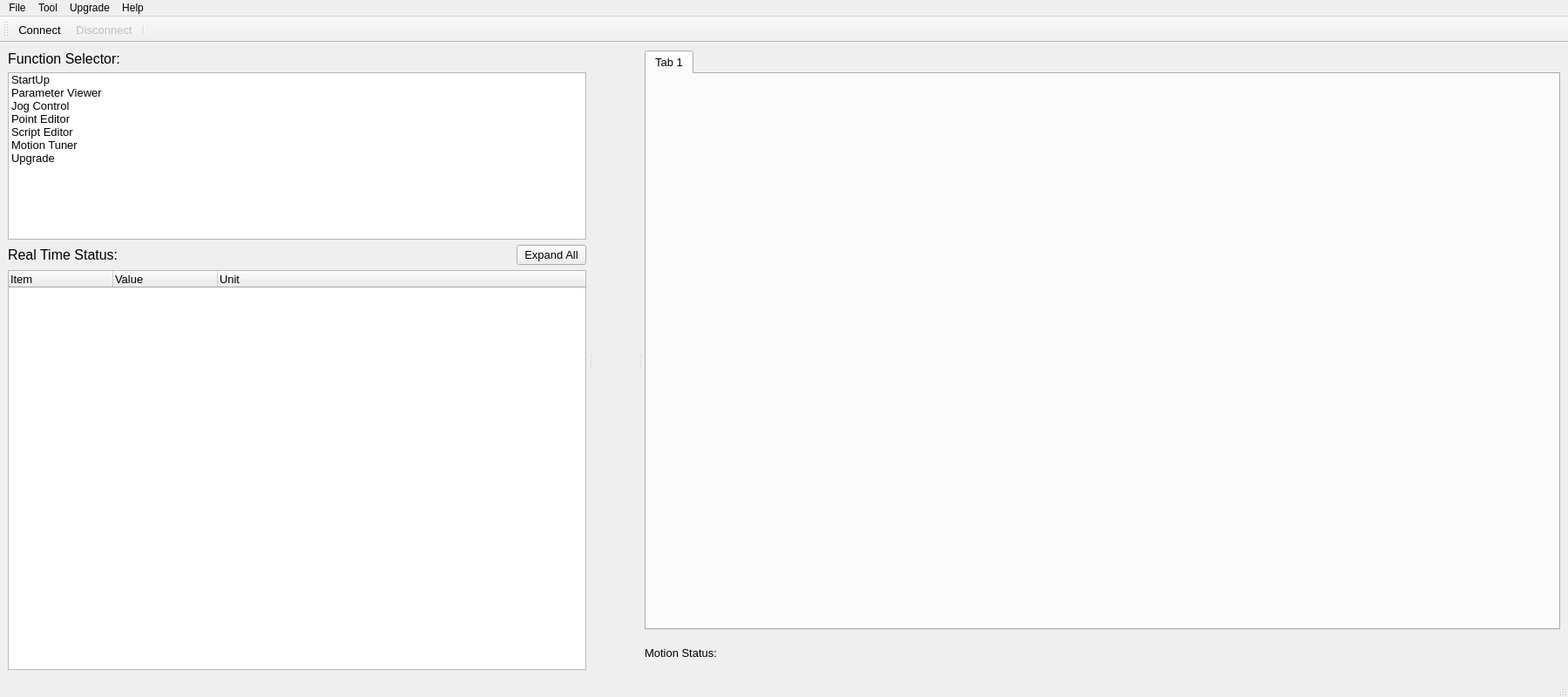
<?xml version="1.0" encoding="UTF-8"?>
<ui version="4.0">
 <class>MainWindow</class>
 <widget class="QMainWindow" name="MainWindow">
  <property name="windowModality">
   <enum>Qt::NonModal</enum>
  </property>
  <property name="enabled">
   <bool>true</bool>
  </property>
  <property name="geometry">
   <rect>
    <x>0</x>
    <y>0</y>
    <width>1800</width>
    <height>800</height>
   </rect>
  </property>
  <property name="sizePolicy">
   <sizepolicy hsizetype="Preferred" vsizetype="Preferred">
    <horstretch>0</horstretch>
    <verstretch>0</verstretch>
   </sizepolicy>
  </property>
  <property name="minimumSize">
   <size>
    <width>1800</width>
    <height>800</height>
   </size>
  </property>
  <property name="windowTitle">
   <string>AxRobotUtility</string>
  </property>
  <property name="statusTip">
   <string/>
  </property>
  <property name="layoutDirection">
   <enum>Qt::LeftToRight</enum>
  </property>
  <property name="autoFillBackground">
   <bool>false</bool>
  </property>
  <property name="toolButtonStyle">
   <enum>Qt::ToolButtonIconOnly</enum>
  </property>
  <property name="animated">
   <bool>true</bool>
  </property>
  <property name="tabShape">
   <enum>QTabWidget::Rounded</enum>
  </property>
  <widget class="QWidget" name="centralwidget">
   <layout class="QGridLayout" name="gridLayout">
    <item row="0" column="0">
     <widget class="QSplitter" name="splitter">
      <property name="sizePolicy">
       <sizepolicy hsizetype="Preferred" vsizetype="Preferred">
        <horstretch>0</horstretch>
        <verstretch>0</verstretch>
       </sizepolicy>
      </property>
      <property name="orientation">
       <enum>Qt::Horizontal</enum>
      </property>
      <property name="opaqueResize">
       <bool>true</bool>
      </property>
      <property name="handleWidth">
       <number>10</number>
      </property>
      <property name="childrenCollapsible">
       <bool>true</bool>
      </property>
      <widget class="QWidget" name="layoutWidget">
       <layout class="QVBoxLayout" name="verticalLayout" stretch="0,0,0,0">
        <item>
         <widget class="QLabel" name="label">
          <property name="sizePolicy">
           <sizepolicy hsizetype="Preferred" vsizetype="Fixed">
            <horstretch>0</horstretch>
            <verstretch>0</verstretch>
           </sizepolicy>
          </property>
          <property name="font">
           <font>
            <family>Arial</family>
            <pointsize>12</pointsize>
           </font>
          </property>
          <property name="text">
           <string>Function Selector: </string>
          </property>
         </widget>
        </item>
        <item>
         <widget class="QListWidget" name="lstwFunctionSelector">
          <property name="sizePolicy">
           <sizepolicy hsizetype="Preferred" vsizetype="Fixed">
            <horstretch>0</horstretch>
            <verstretch>0</verstretch>
           </sizepolicy>
          </property>
          <property name="minimumSize">
           <size>
            <width>0</width>
            <height>0</height>
           </size>
          </property>
          <property name="font">
           <font>
            <family>Arial</family>
            <pointsize>10</pointsize>
           </font>
          </property>
          <property name="verticalScrollBarPolicy">
           <enum>Qt::ScrollBarAsNeeded</enum>
          </property>
          <property name="horizontalScrollBarPolicy">
           <enum>Qt::ScrollBarAsNeeded</enum>
          </property>
          <property name="sizeAdjustPolicy">
           <enum>QAbstractScrollArea::AdjustIgnored</enum>
          </property>
          <item>
           <property name="text">
            <string>StartUp</string>
           </property>
          </item>
          <item>
           <property name="text">
            <string>Parameter Viewer</string>
           </property>
          </item>
          <item>
           <property name="text">
            <string>Jog Control</string>
           </property>
          </item>
          <item>
           <property name="text">
            <string>Point Editor</string>
           </property>
          </item>
          <item>
           <property name="text">
            <string>Script Editor</string>
           </property>
          </item>
          <item>
           <property name="text">
            <string>Motion Tuner</string>
           </property>
          </item>
          <item>
           <property name="text">
            <string>Upgrade</string>
           </property>
          </item>
         </widget>
        </item>
        <item>
         <layout class="QHBoxLayout" name="horizontalLayout_4">
          <property name="spacing">
           <number>8</number>
          </property>
          <property name="sizeConstraint">
           <enum>QLayout::SetDefaultConstraint</enum>
          </property>
          <item>
           <widget class="QLabel" name="label_2">
            <property name="sizePolicy">
             <sizepolicy hsizetype="Preferred" vsizetype="Fixed">
              <horstretch>0</horstretch>
              <verstretch>0</verstretch>
             </sizepolicy>
            </property>
            <property name="font">
             <font>
              <family>Arial</family>
              <pointsize>12</pointsize>
             </font>
            </property>
            <property name="text">
             <string>Real Time Status:</string>
            </property>
           </widget>
          </item>
          <item>
           <spacer name="horizontalSpacer">
            <property name="orientation">
             <enum>Qt::Horizontal</enum>
            </property>
            <property name="sizeHint" stdset="0">
             <size>
              <width>40</width>
              <height>20</height>
             </size>
            </property>
           </spacer>
          </item>
          <item>
           <widget class="QPushButton" name="btnRealTimeStatusExpandAll">
            <property name="font">
             <font>
              <family>Arial</family>
              <pointsize>10</pointsize>
             </font>
            </property>
            <property name="text">
             <string>Expand All</string>
            </property>
           </widget>
          </item>
         </layout>
        </item>
        <item>
         <widget class="QTreeWidget" name="trwRealTimeStatus">
          <property name="sizePolicy">
           <sizepolicy hsizetype="Preferred" vsizetype="Expanding">
            <horstretch>0</horstretch>
            <verstretch>0</verstretch>
           </sizepolicy>
          </property>
          <property name="minimumSize">
           <size>
            <width>0</width>
            <height>0</height>
           </size>
          </property>
          <property name="maximumSize">
           <size>
            <width>16777215</width>
            <height>16777215</height>
           </size>
          </property>
          <property name="font">
           <font>
            <family>Arial</family>
            <pointsize>10</pointsize>
           </font>
          </property>
          <property name="toolTip">
           <string/>
          </property>
          <property name="horizontalScrollBarPolicy">
           <enum>Qt::ScrollBarAsNeeded</enum>
          </property>
          <property name="sizeAdjustPolicy">
           <enum>QAbstractScrollArea::AdjustIgnored</enum>
          </property>
          <property name="indentation">
           <number>10</number>
          </property>
          <property name="rootIsDecorated">
           <bool>true</bool>
          </property>
          <property name="uniformRowHeights">
           <bool>false</bool>
          </property>
          <property name="itemsExpandable">
           <bool>true</bool>
          </property>
          <property name="sortingEnabled">
           <bool>false</bool>
          </property>
          <property name="allColumnsShowFocus">
           <bool>false</bool>
          </property>
          <property name="headerHidden">
           <bool>false</bool>
          </property>
          <property name="expandsOnDoubleClick">
           <bool>false</bool>
          </property>
          <attribute name="headerVisible">
           <bool>true</bool>
          </attribute>
          <attribute name="headerCascadingSectionResizes">
           <bool>false</bool>
          </attribute>
          <attribute name="headerDefaultSectionSize">
           <number>120</number>
          </attribute>
          <attribute name="headerMinimumSectionSize">
           <number>50</number>
          </attribute>
          <attribute name="headerShowSortIndicator" stdset="0">
           <bool>false</bool>
          </attribute>
          <attribute name="headerStretchLastSection">
           <bool>true</bool>
          </attribute>
          <column>
           <property name="text">
            <string>Item</string>
           </property>
           <property name="textAlignment">
            <set>AlignLeading|AlignVCenter</set>
           </property>
          </column>
          <column>
           <property name="text">
            <string>Value</string>
           </property>
          </column>
          <column>
           <property name="text">
            <string>Unit</string>
           </property>
          </column>
         </widget>
        </item>
       </layout>
      </widget>
      <widget class="QStackedWidget" name="stkwFunctionArea">
       <property name="sizePolicy">
        <sizepolicy hsizetype="Expanding" vsizetype="Preferred">
         <horstretch>0</horstretch>
         <verstretch>0</verstretch>
        </sizepolicy>
       </property>
       <property name="minimumSize">
        <size>
         <width>0</width>
         <height>0</height>
        </size>
       </property>
       <property name="baseSize">
        <size>
         <width>0</width>
         <height>0</height>
        </size>
       </property>
       <property name="currentIndex">
        <number>0</number>
       </property>
       <widget class="QWidget" name="page_3">
        <layout class="QGridLayout" name="gridLayout_8"/>
       </widget>
      </widget>
      <widget class="QWidget" name="layoutWidget">
       <layout class="QVBoxLayout" name="verticalLayout_2" stretch="0,0">
        <item>
         <widget class="QTabWidget" name="tabWidget">
          <property name="sizePolicy">
           <sizepolicy hsizetype="Preferred" vsizetype="Expanding">
            <horstretch>0</horstretch>
            <verstretch>0</verstretch>
           </sizepolicy>
          </property>
          <property name="minimumSize">
           <size>
            <width>0</width>
            <height>0</height>
           </size>
          </property>
          <property name="font">
           <font>
            <family>Arial</family>
            <pointsize>10</pointsize>
           </font>
          </property>
          <property name="currentIndex">
           <number>0</number>
          </property>
          <widget class="QWidget" name="tab">
           <attribute name="title">
            <string>Tab 1</string>
           </attribute>
          </widget>
         </widget>
        </item>
        <item>
         <layout class="QHBoxLayout" name="horizontalLayout">
          <item>
           <widget class="QLabel" name="label_3">
            <property name="font">
             <font>
              <family>Arial</family>
              <pointsize>10</pointsize>
             </font>
            </property>
            <property name="text">
             <string>Motion Status:</string>
            </property>
           </widget>
          </item>
          <item>
           <spacer name="horizontalSpacer_6">
            <property name="orientation">
             <enum>Qt::Horizontal</enum>
            </property>
            <property name="sizeType">
             <enum>QSizePolicy::Fixed</enum>
            </property>
            <property name="sizeHint" stdset="0">
             <size>
              <width>10</width>
              <height>20</height>
             </size>
            </property>
           </spacer>
          </item>
          <item>
           <widget class="QLabel" name="lblMotionStatus">
            <property name="sizePolicy">
             <sizepolicy hsizetype="Preferred" vsizetype="Preferred">
              <horstretch>0</horstretch>
              <verstretch>0</verstretch>
             </sizepolicy>
            </property>
            <property name="minimumSize">
             <size>
              <width>0</width>
              <height>0</height>
             </size>
            </property>
            <property name="font">
             <font>
              <family>Arial</family>
              <pointsize>10</pointsize>
             </font>
            </property>
            <property name="text">
             <string/>
            </property>
           </widget>
          </item>
          <item>
           <spacer name="horizontalSpacer_5">
            <property name="orientation">
             <enum>Qt::Horizontal</enum>
            </property>
            <property name="sizeType">
             <enum>QSizePolicy::Expanding</enum>
            </property>
            <property name="sizeHint" stdset="0">
             <size>
              <width>100</width>
              <height>20</height>
             </size>
            </property>
           </spacer>
          </item>
          <item>
           <widget class="QLabel" name="ledGreen">
            <property name="minimumSize">
             <size>
              <width>40</width>
              <height>40</height>
             </size>
            </property>
            <property name="text">
             <string/>
            </property>
           </widget>
          </item>
          <item>
           <spacer name="horizontalSpacer_2">
            <property name="orientation">
             <enum>Qt::Horizontal</enum>
            </property>
            <property name="sizeType">
             <enum>QSizePolicy::Fixed</enum>
            </property>
            <property name="sizeHint" stdset="0">
             <size>
              <width>20</width>
              <height>20</height>
             </size>
            </property>
           </spacer>
          </item>
          <item>
           <widget class="QLabel" name="ledYellow">
            <property name="minimumSize">
             <size>
              <width>40</width>
              <height>40</height>
             </size>
            </property>
            <property name="text">
             <string/>
            </property>
           </widget>
          </item>
          <item>
           <spacer name="horizontalSpacer_3">
            <property name="orientation">
             <enum>Qt::Horizontal</enum>
            </property>
            <property name="sizeType">
             <enum>QSizePolicy::Fixed</enum>
            </property>
            <property name="sizeHint" stdset="0">
             <size>
              <width>20</width>
              <height>20</height>
             </size>
            </property>
           </spacer>
          </item>
          <item>
           <widget class="QLabel" name="ledRed">
            <property name="minimumSize">
             <size>
              <width>40</width>
              <height>40</height>
             </size>
            </property>
            <property name="text">
             <string/>
            </property>
           </widget>
          </item>
          <item>
           <spacer name="horizontalSpacer_4">
            <property name="orientation">
             <enum>Qt::Horizontal</enum>
            </property>
            <property name="sizeType">
             <enum>QSizePolicy::Fixed</enum>
            </property>
            <property name="sizeHint" stdset="0">
             <size>
              <width>20</width>
              <height>20</height>
             </size>
            </property>
           </spacer>
          </item>
         </layout>
        </item>
       </layout>
      </widget>
     </widget>
    </item>
   </layout>
  </widget>
  <widget class="QMenuBar" name="menubar">
   <property name="geometry">
    <rect>
     <x>0</x>
     <y>0</y>
     <width>1800</width>
     <height>25</height>
    </rect>
   </property>
   <widget class="QMenu" name="menuFile">
    <property name="layoutDirection">
     <enum>Qt::LeftToRight</enum>
    </property>
    <property name="title">
     <string>File</string>
    </property>
    <widget class="QMenu" name="menuImport">
     <property name="title">
      <string>Import</string>
     </property>
     <addaction name="mnuImportScriptFile"/>
     <addaction name="mnuImportPointFile"/>
    </widget>
    <widget class="QMenu" name="menuExport">
     <property name="title">
      <string>Export</string>
     </property>
     <addaction name="mnuExportScriptFile"/>
     <addaction name="mnuExportPointFile"/>
     <addaction name="mnuExportMotionReportFile"/>
     <addaction name="mnuExportServoReportFile"/>
     <addaction name="mnuExportServoParameterFile"/>
    </widget>
    <addaction name="menuImport"/>
    <addaction name="menuExport"/>
    <addaction name="mnuExit"/>
   </widget>
   <widget class="QMenu" name="menuTool">
    <property name="statusTip">
     <string notr="true"/>
    </property>
    <property name="title">
     <string>Tool</string>
    </property>
    <addaction name="mnuCommConn"/>
    <addaction name="mnuCommClose"/>
   </widget>
   <widget class="QMenu" name="menuHelp">
    <property name="title">
     <string>Help</string>
    </property>
    <widget class="QMenu" name="menuDocument">
     <property name="title">
      <string>Document</string>
     </property>
     <addaction name="mnuAxRobotUserGuide"/>
    </widget>
    <addaction name="menuDocument"/>
    <addaction name="mnuAbout"/>
   </widget>
   <widget class="QMenu" name="menuUpgrade">
    <property name="title">
     <string>Upgrade</string>
    </property>
    <addaction name="mnuDownloadFirmware"/>
    <addaction name="mnuDownloadParameter"/>
   </widget>
   <addaction name="menuFile"/>
   <addaction name="menuTool"/>
   <addaction name="menuUpgrade"/>
   <addaction name="menuHelp"/>
  </widget>
  <widget class="QStatusBar" name="sbMainWin"/>
  <widget class="QToolBar" name="toolBar_3">
   <property name="font">
    <font>
     <family>Arial</family>
     <pointsize>10</pointsize>
    </font>
   </property>
   <property name="windowTitle">
    <string>toolBar_3</string>
   </property>
   <property name="statusTip">
    <string/>
   </property>
   <attribute name="toolBarArea">
    <enum>TopToolBarArea</enum>
   </attribute>
   <attribute name="toolBarBreak">
    <bool>false</bool>
   </attribute>
   <addaction name="mnuCommConn"/>
   <addaction name="mnuCommClose"/>
   <addaction name="separator"/>
  </widget>
  <action name="mnuSave">
   <property name="icon">
    <iconset>
     <normaloff>../Icon/iconfinder_Save_85542.png</normaloff>../Icon/iconfinder_Save_85542.png</iconset>
   </property>
   <property name="text">
    <string>Save</string>
   </property>
   <property name="statusTip">
    <string/>
   </property>
   <property name="shortcut">
    <string>Ctrl+S</string>
   </property>
  </action>
  <action name="mnuStart">
   <property name="checkable">
    <bool>false</bool>
   </property>
   <property name="icon">
    <iconset>
     <normaloff>../Icon/iconfinder_Play01_928430.png</normaloff>../Icon/iconfinder_Play01_928430.png</iconset>
   </property>
   <property name="text">
    <string>Start</string>
   </property>
   <property name="statusTip">
    <string/>
   </property>
   <property name="shortcut">
    <string>F5</string>
   </property>
  </action>
  <action name="mnuStop">
   <property name="icon">
    <iconset>
     <normaloff>../Icon/iconfinder_multimedia-53_809515.png</normaloff>../Icon/iconfinder_multimedia-53_809515.png</iconset>
   </property>
   <property name="text">
    <string>Stop</string>
   </property>
   <property name="statusTip">
    <string/>
   </property>
  </action>
  <action name="mnuPause">
   <property name="icon">
    <iconset>
     <normaloff>../Icon/iconfinder_music_pause_stop_control_play_1868969.png</normaloff>../Icon/iconfinder_music_pause_stop_control_play_1868969.png</iconset>
   </property>
   <property name="text">
    <string>Pause</string>
   </property>
   <property name="statusTip">
    <string/>
   </property>
  </action>
  <action name="mnuCommConn">
   <property name="icon">
    <iconset>
     <normaloff>../img/iconfinder_21-usb-installed-512x512_265510.png</normaloff>../img/iconfinder_21-usb-installed-512x512_265510.png</iconset>
   </property>
   <property name="text">
    <string>Connect</string>
   </property>
   <property name="statusTip">
    <string/>
   </property>
  </action>
  <action name="actionPipe_On">
   <property name="text">
    <string>Pipe On</string>
   </property>
  </action>
  <action name="mnuCommClose">
   <property name="enabled">
    <bool>false</bool>
   </property>
   <property name="icon">
    <iconset>
     <normaloff>../img/iconfinder_22-usb-not-installed-512x512_265507.png</normaloff>../img/iconfinder_22-usb-not-installed-512x512_265507.png</iconset>
   </property>
   <property name="text">
    <string>Disconnect</string>
   </property>
  </action>
  <action name="actionPipe_Off">
   <property name="text">
    <string>Pipe Off</string>
   </property>
  </action>
  <action name="actionasdf">
   <property name="text">
    <string>asdf</string>
   </property>
  </action>
  <action name="mnuAbout">
   <property name="text">
    <string>About</string>
   </property>
  </action>
  <action name="action">
   <property name="text">
    <string>Restart</string>
   </property>
  </action>
  <action name="mnuImportScriptFile">
   <property name="text">
    <string>Script File</string>
   </property>
  </action>
  <action name="mnuImportPointFile">
   <property name="text">
    <string>Point File</string>
   </property>
  </action>
  <action name="mnuImportMotionReportFile">
   <property name="text">
    <string>Motion Report File</string>
   </property>
  </action>
  <action name="mnuServo_Report_File">
   <property name="text">
    <string>Servo Report File</string>
   </property>
  </action>
  <action name="mnuServo_Parameter_File">
   <property name="text">
    <string>Servo Parameter File</string>
   </property>
  </action>
  <action name="mnuExportScriptFile">
   <property name="text">
    <string>Script File</string>
   </property>
  </action>
  <action name="mnuExportPointFile">
   <property name="text">
    <string>Point File</string>
   </property>
  </action>
  <action name="mnuExportMotionReportFile">
   <property name="text">
    <string>Motion Report File</string>
   </property>
  </action>
  <action name="mnuExportServoReportFile">
   <property name="text">
    <string>Servo Report File</string>
   </property>
  </action>
  <action name="mnuExportServoParameterFile">
   <property name="text">
    <string>Servo Parameter File</string>
   </property>
  </action>
  <action name="mnuDownloadFirmware">
   <property name="text">
    <string>Download Firmware</string>
   </property>
  </action>
  <action name="mnuDownloadParameter">
   <property name="text">
    <string>Download Parameter</string>
   </property>
  </action>
  <action name="mnuExit">
   <property name="text">
    <string>Exit</string>
   </property>
  </action>
  <action name="mnuAxRobotUserGuide">
   <property name="text">
    <string>AxRobot User Guide</string>
   </property>
  </action>
 </widget>
 <resources/>
 <connections/>
</ui>
